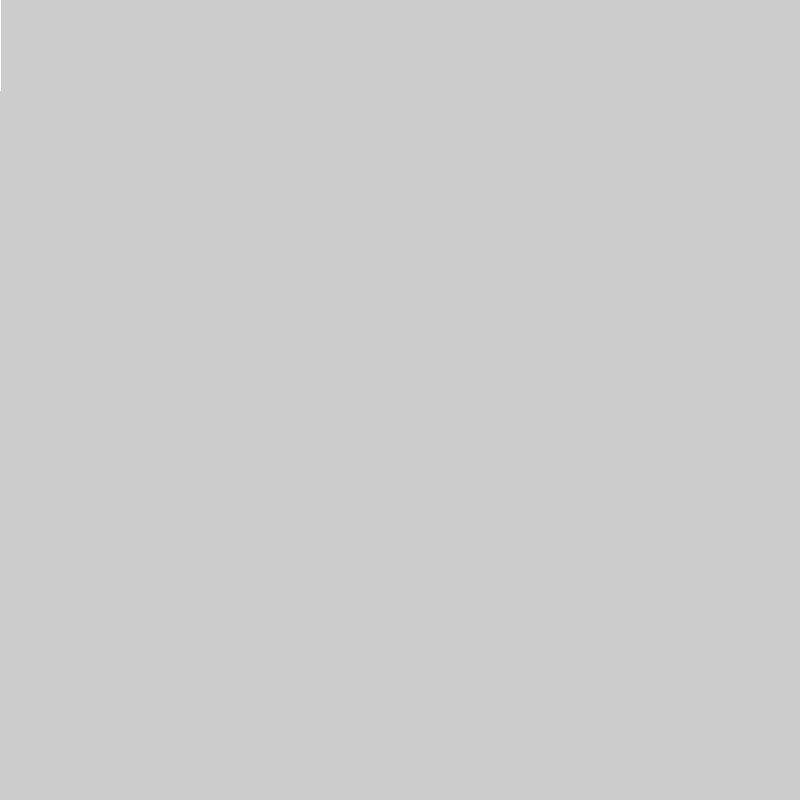
Frame 1 (no input)
Frame 60 (the mouse pressed at the canvas centre just before this capture): identical to frame 1, image omitted
Frame 120 (the mouse held since frame 60 and released just before this capture): identical to frame 1, image omitted

The Processing sketch that drew this single still picture (run headless with seeded random() and noise(); from frame 60 on, the mouse is pressed at the canvas centre):

// Processing sketch: ej20
// ── ej20.pde
int nums[] = {7,9,3,6,1,2,5};
int x = 0;

void setup(){
  size(800,800);
  fill(0);
  strokeWeight(1);
  stroke(255);
}

void draw(){
  int base = x / nums.length;
  for (int i = 0 ;i < nums.length;i++) {
    rect(x,0,base,nums[i]*10);
    x += base;
  }
}
